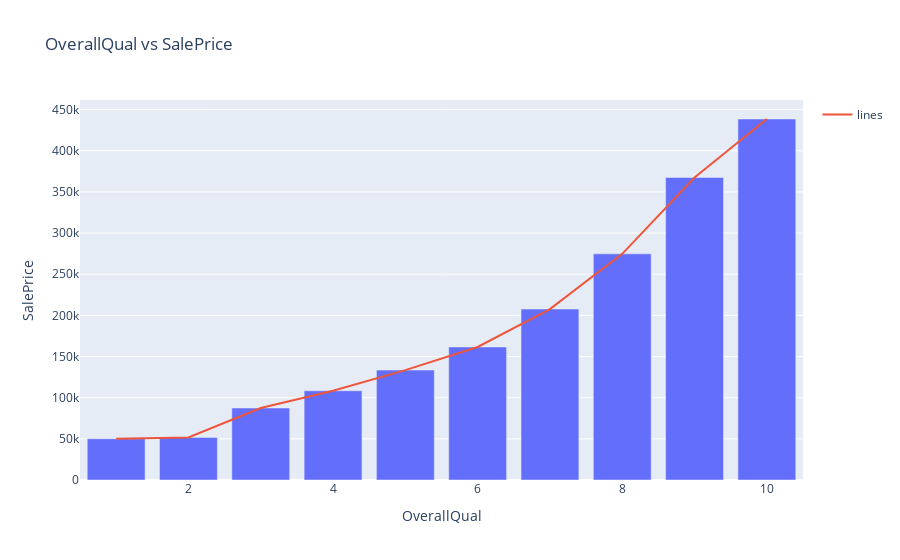

Notebook code cell kept with this figure:
### Markdown cell above
OverallQual: Rates the overall material and finish of the house

### Code cell
if SHOW_GRAPHS:
    overall_qual_mean = train_data.groupby('OverallQual')['SalePrice'].mean()
    fig = px.bar(overall_qual_mean, x=overall_qual_mean.index, y='SalePrice', title='OverallQual vs SalePrice')
    fig.add_trace(go.Scatter(x=overall_qual_mean.index, y=overall_qual_mean.values, mode='lines', name='lines'))
    fig.show()

### Figure 1 — Plotly figure (JSON) as saved in the notebook; plotly's stock layout.template omitted (floating-point values rounded to 4 significant figures)
{"data": [{"alignmentgroup": "True", "hovertemplate": "OverallQual=%{x}<br>SalePrice=%{y}<extra></extra>", "legendgroup": "", "marker": {"color": "#636efa", "pattern": {"shape": ""}}, "name": "", "offsetgroup": "", "orientation": "v", "showlegend": false, "textposition": "auto", "type": "bar", "x": [1, 2, 3, 4, 5, 6, 7, 8, 9, 10], "xaxis": "x", "y": [50150, 51770.0, 87470.0, 108400.0, 133500.0, 161600.0, 207700.0, 274700.0, 367500.0, 438600.0], "yaxis": "y"}, {"mode": "lines", "name": "lines", "type": "scatter", "x": [1, 2, 3, 4, 5, 6, 7, 8, 9, 10], "y": [50150, 51770.0, 87470.0, 108400.0, 133500.0, 161600.0, 207700.0, 274700.0, 367500.0, 438600.0]}], "layout": {"barmode": "relative", "legend": {"tracegroupgap": 0}, "title": {"text": "OverallQual vs SalePrice"}, "xaxis": {"anchor": "y", "domain": [0, 1], "title": {"text": "OverallQual"}}, "yaxis": {"anchor": "x", "domain": [0, 1], "title": {"text": "SalePrice"}}}}
